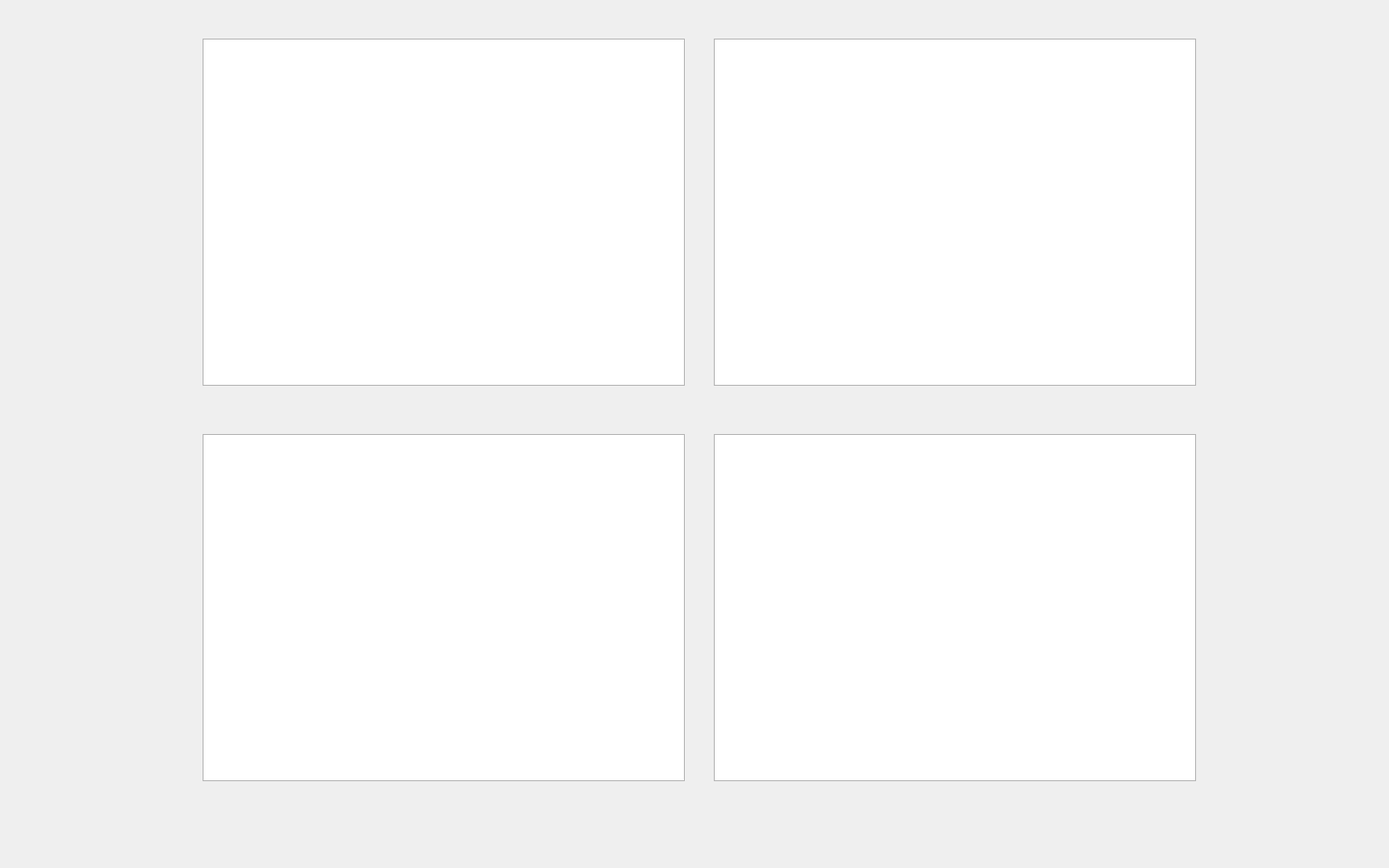
<?xml version="1.0" encoding="UTF-8"?>
<ui version="4.0">
 <class>Form</class>
 <widget class="QWidget" name="Form">
  <property name="geometry">
   <rect>
    <x>0</x>
    <y>0</y>
    <width>1440</width>
    <height>900</height>
   </rect>
  </property>
  <property name="windowTitle">
   <string>Form</string>
  </property>
  <widget class="QGraphicsView" name="graphicsView_MT">
   <property name="geometry">
    <rect>
     <x>210</x>
     <y>40</y>
     <width>500</width>
     <height>360</height>
    </rect>
   </property>
  </widget>
  <widget class="QGraphicsView" name="graphicsView_OEE">
   <property name="geometry">
    <rect>
     <x>740</x>
     <y>40</y>
     <width>500</width>
     <height>360</height>
    </rect>
   </property>
  </widget>
  <widget class="QGraphicsView" name="graphicsView_Loss">
   <property name="geometry">
    <rect>
     <x>210</x>
     <y>450</y>
     <width>500</width>
     <height>360</height>
    </rect>
   </property>
  </widget>
  <widget class="QGraphicsView" name="graphicsView_Pie">
   <property name="geometry">
    <rect>
     <x>740</x>
     <y>450</y>
     <width>500</width>
     <height>360</height>
    </rect>
   </property>
  </widget>
 </widget>
 <resources/>
 <connections/>
</ui>
